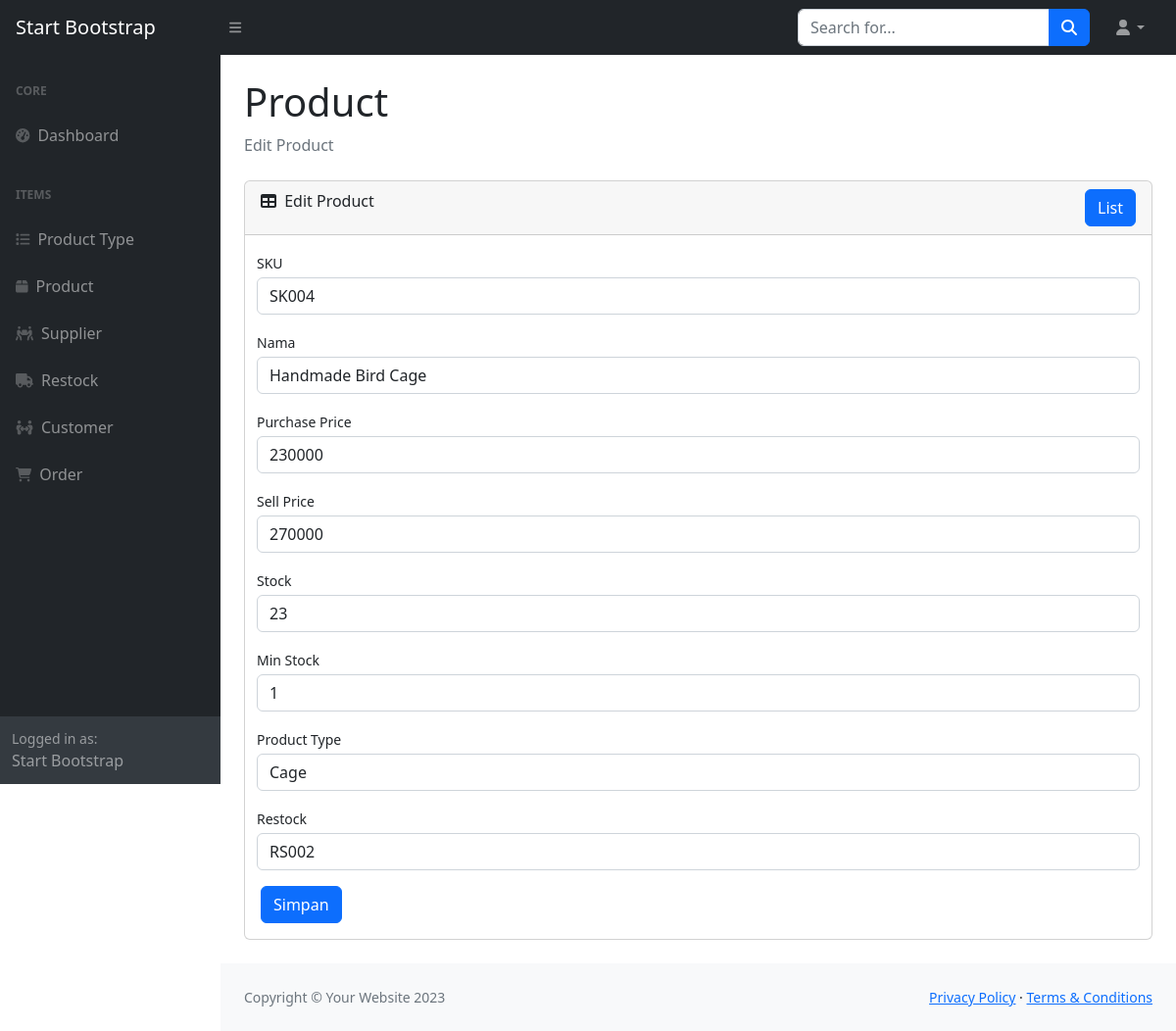
The page /page/product/edit.php?id=4 on the database its author committed.
### tables this page shows
CREATE TABLE `product` (
  `id` int(11) NOT NULL,
  `sku` varchar(45) DEFAULT NULL,
  `name` varchar(45) DEFAULT NULL,
  `purchase_price` int(11) DEFAULT NULL,
  `sell_price` int(11) DEFAULT NULL,
  `stock` int(11) DEFAULT 0,
  `min_stock` int(11) DEFAULT 0,
  `product_type_id` int(11) NOT NULL,
  `restock_id` int(11) NOT NULL
);

CREATE TABLE `product_type` (
  `id` int(11) NOT NULL,
  `name` varchar(45) DEFAULT NULL
);

CREATE TABLE `supplier` (
  `id` int(11) NOT NULL,
  `name` varchar(45) DEFAULT NULL,
  `phone` varchar(45) DEFAULT NULL,
  `address` longtext DEFAULT NULL,
  `contact_name` varchar(45) DEFAULT NULL
);

CREATE TABLE `restock` (
  `id` int(11) NOT NULL,
  `restock_number` varchar(45) DEFAULT NULL,
  `date` datetime DEFAULT NULL,
  `qty` int(11) DEFAULT NULL,
  `price` int(11) DEFAULT NULL,
  `supplier_id` int(11) NOT NULL
);

### classes/Database.php (called while the page is built, shortened)
<?php
class Database
{
    private $host = 'localhost';
    private $user = 'root';
    private $pass  = '';
    private $db_name = 'db_petsuplies';
    public $conn;
    public $stmt;
    public function __construct()
    {
        $dsn = 'mysql:host=' . $this->host . ';dbname=' . $this->db_name;
        $option = [
            PDO::ATTR_PERSISTENT => true,
            PDO::ATTR_ERRMODE => PDO::ERRMODE_EXCEPTION
        ];
        try {
            $this->conn = new PDO($dsn, $this->user, $this->pass, $option);
        } catch (PDOException $e) {
            die($e->getMessage());
        }
    }
    public function query($query)
    {
        $this->stmt = $this->conn->prepare($query);
    }
    public function bind($param, $value, $type = null)
    {
        if (is_null($type)) {
            switch ($value) {
                default:
                    $type = PDO::PARAM_STR;
                    break;
            }
        }
        $this->stmt->bindValue($param, $value, $type);
    }
    public function execute()
    {
        return $this->stmt->execute();
    }
    public function fetchAll()
    {
        $this->execute();
        return $this->stmt->fetchAll(PDO::FETCH_ASSOC);
    }
    public function fetch()
    {
        $this->execute();
        return $this->stmt->fetch(PDO::FETCH_ASSOC);
    }
}

### classes/Product.php (called while the page is built, shortened)
<?php
require_once 'Database.php';
class Product
{
    public $db;
    public function __construct()
    {
        $this->db = new Database;
    }
    public function getById($id)
    {
        $this->db->query('SELECT product.*, product_type.name AS product_type_name, restock.restock_number AS restock_number FROM product INNER JOIN product_type ON product.product_type_id = product_type.id INNER JOIN restock ON product.restock_id = restock.id WHERE product.id = :id');
        $this->db->bind(':id', $id);
        return $this->db->fetch();
    }
}

### classes/ProductType.php (called while the page is built, shortened)
<?php
require_once 'Database.php';
class ProductType
{
    public $db;
    public function __construct()
    {
        $this->db = new Database;
    }
    public function getAll()
    {
        $this->db->query('SELECT * FROM product_type');
        return $this->db->fetchAll();
    }
}

### classes/Restock.php (called while the page is built, shortened)
<?php
require_once 'Database.php';
class Restock
{
    private $db;
    public function __construct()
    {
        $this->db = new Database;
    }
    public function getAll()
    {
        $this->db->query('SELECT *, supplier.name as supplier_name FROM restock INNER JOIN supplier ON restock.supplier_id = supplier.id');
        return $this->db->fetchAll();
    }
}

### page/product/edit.php (the view, shortened to what this page needs)
<?php
require_once '../../classes/Database.php';
require_once '../../classes/Product.php';
require_once '../../classes/ProductType.php';
require_once '../../classes/Restock.php';
$product = new Product;
$productType = new ProductType;
$restock = new Restock;
$productTypes = $productType->getAll();
$restocks = $restock->getAll();
$id = $_GET['id'];
$data = $product->getById($id);
?>
<!DOCTYPE html>
<html lang="en">
<head>
    <link href="https://cdn.jsdelivr.net/npm/simple-datatables@7.1.2/dist/style.min.css" rel="stylesheet" />
    <link href="../../assets/css/styles.css" rel="stylesheet" />
    <link href="../../assets/css/sweetalert.css" rel="stylesheet" />
</head>
<body class="sb-nav-fixed">
    <?php require_once '../../templates/header.php'; ?>
    <div id="layoutSidenav">
        <?php require_once '../../templates/navbar.php'; ?>
        <div id="layoutSidenav_content">
            <main>
                <div class="container-fluid px-4">
                    <h1 class="mt-4">Product</h1>
                    <ol class="breadcrumb mb-4">
                        <li class="breadcrumb-item active">Edit Product</li>
                    </ol>
                    <div class="card mb-4">
                        <div class="card-header">
                            <div class="d-flex justify-content-between">
                                <div class="title">
                                    <i class="fas fa-table me-1"></i>
                                    Edit Product
                                </div>
                                <div class="data-add">
                                    <a href="list.php" class="btn btn-primary">List</a>
                                </div>
                            </div>
                        </div>
                        <div class="card-body">
                            <form id="form" method="POST" action="">
                                <div class="row">
                                    <div class="col-md-12 gx-3 mb-3">
                                        <label class="small mb-1" for="sku">SKU</label>
                                        <input class="form-control" id="sku" name="sku" type="text" placeholder="Nama" value="<?= $data['sku'] ?>" />
                                    </div>
                                    <div class="col-md-12 gx-3 mb-3">
                                        <label class="small mb-1" for="name">Nama</label>
                                        <input class="form-control" id="name" name="name" type="text" placeholder="Nama" value="<?= $data['name'] ?>" />
                                    </div>
                                    <div class="col-md-12 gx-3 mb-3">
                                        <label class="small mb-1" for="purchase_price">Purchase Price</label>
                                        <input class="form-control" id="purchase_price" name="purchase_price" type="text" placeholder="Purchase Price" value="<?= $data['purchase_price'] ?>" />
                                    </div>
                                    <div class="col-md-12 gx-3 mb-3">
                                        <label class="small mb-1" for="sell_price">Sell Price</label>
                                        <input class="form-control" id="sell_price" name="sell_price" type="text" placeholder="Sell Price" value="<?= $data['sell_price'] ?>" />
                                    </div>
                                    <div class="col-md-12 gx-3 mb-3">
                                        <label class="small mb-1" for="stock">Stock</label>
                                        <input class="form-control" id="stock" name="stock" type="text" placeholder="Stock" value="<?= $data['stock'] ?>" />
                                    </div>
                                    <div class="col-md-12 gx-3 mb-3">
                                        <label class="small mb-1" for="min_stock">Min Stock</label>
                                        <input class="form-control" id="min_stock" name="min_stock" type="text" placeholder="Min Stock" value="<?= $data['min_stock'] ?>" />
                                    </div>
                                    <div class="col-md-12 gx-3 mb-3">
                                        <label class="small mb-1" for="product_type_id">Product Type</label>
                                        <select class="form-control" id="product_type_id" name="product_type_id">
                                            <?php foreach ($productTypes as $productType) : ?>
                                                <option value="<?= $productType['id'] ?>" <?= $productType['id'] == $data['product_type_id'] ? 'selected' : '' ?>><?= $productType['name'] ?></option>
                                            <?php endforeach; ?>
                                        </select>
                                    </div>
                                    <div class="col-md-12 gx-3 mb-3">
                                        <label class="small mb-1" for="restock_id">Restock</label>
                                        <select class="form-control" id="restock_id" name="restock_id">
                                            <?php foreach ($restocks as $restock) : ?>
                                                <option value="<?= $restock['id'] ?>" <?= $restock['id'] == $data['restock_id'] ? 'selected' : '' ?>><?= $restock['restock_number'] ?></option>
                                            <?php endforeach; ?>
                                        </select>
                                    </div>
                                </div>
                                <button class="btn btn-primary" type="submit" id="tombol_submit">Simpan</button>
                            </form>
                        </div>
                    </div>
                </div>
            </main>
            <?php require_once '../../templates/footer.php'; ?>
        </div>
    </div>
</body>
</html>

### rows shown on the page
product: sku "SK004", name "Handmade Bird Cage", purchase_price "230000", sell_price "270000", stock "23", min_stock "1", product_type_id "Cage"
supplier: restock_id "RS002"
